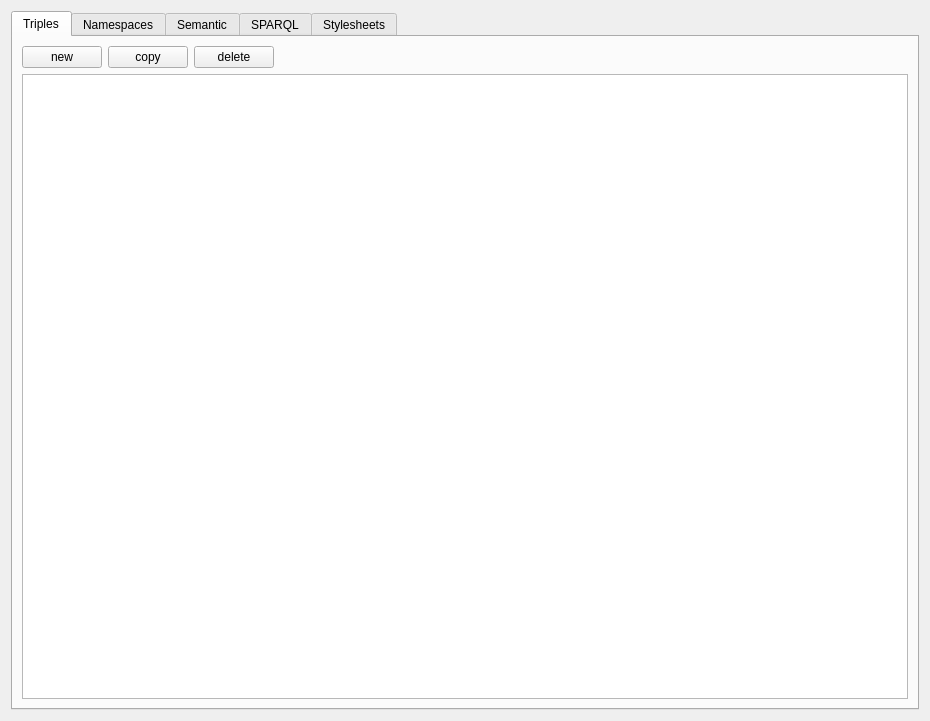
<?xml version="1.0" encoding="UTF-8"?>
<ui version="4.0">
 <class>KoDocumentRdfEditWidget</class>
 <widget class="QWidget" name="KoDocumentRdfEditWidget">
  <property name="geometry">
   <rect>
    <x>0</x>
    <y>0</y>
    <width>930</width>
    <height>721</height>
   </rect>
  </property>
  <property name="windowTitle">
   <string>Form</string>
  </property>
  <layout class="QGridLayout" name="gridLayout">
   <item row="0" column="0">
    <widget class="QTabWidget" name="tabWidget">
     <property name="currentIndex">
      <number>0</number>
     </property>
     <widget class="QWidget" name="tab">
      <attribute name="title">
       <string>Triples</string>
      </attribute>
      <layout class="QGridLayout" name="gridLayout_2">
       <item row="2" column="0">
        <widget class="QTableView" name="m_tripleView">
         <property name="sortingEnabled">
          <bool>true</bool>
         </property>
         <attribute name="verticalHeaderVisible">
          <bool>false</bool>
         </attribute>
        </widget>
       </item>
       <item row="0" column="0">
        <layout class="QHBoxLayout" name="horizontalLayout">
         <item>
          <widget class="QPushButton" name="newTripleButton">
           <property name="text">
            <string>new</string>
           </property>
          </widget>
         </item>
         <item>
          <widget class="QPushButton" name="copyTripleButton">
           <property name="text">
            <string>copy</string>
           </property>
          </widget>
         </item>
         <item>
          <widget class="QPushButton" name="deleteTripleButton">
           <property name="text">
            <string>delete</string>
           </property>
          </widget>
         </item>
         <item>
          <spacer name="horizontalSpacer">
           <property name="orientation">
            <enum>Qt::Horizontal</enum>
           </property>
           <property name="sizeHint" stdset="0">
            <size>
             <width>40</width>
             <height>20</height>
            </size>
           </property>
          </spacer>
         </item>
        </layout>
       </item>
      </layout>
     </widget>
     <widget class="QWidget" name="tab_2">
      <attribute name="title">
       <string>Namespaces</string>
      </attribute>
      <layout class="QGridLayout" name="gridLayout_3">
       <item row="0" column="0">
        <layout class="QHBoxLayout" name="horizontalLayout_2">
         <item>
          <widget class="QPushButton" name="newNamespaceButton">
           <property name="text">
            <string>new</string>
           </property>
          </widget>
         </item>
         <item>
          <widget class="QPushButton" name="deleteNamespaceButton">
           <property name="text">
            <string>delete</string>
           </property>
          </widget>
         </item>
         <item>
          <spacer name="horizontalSpacer_2">
           <property name="orientation">
            <enum>Qt::Horizontal</enum>
           </property>
           <property name="sizeHint" stdset="0">
            <size>
             <width>40</width>
             <height>20</height>
            </size>
           </property>
          </spacer>
         </item>
        </layout>
       </item>
       <item row="1" column="0">
        <widget class="QTreeWidget" name="m_namespaceView">
         <property name="uniformRowHeights">
          <bool>true</bool>
         </property>
         <property name="sortingEnabled">
          <bool>true</bool>
         </property>
         <property name="expandsOnDoubleClick">
          <bool>false</bool>
         </property>
         <column>
          <property name="text">
           <string>Prefix</string>
          </property>
         </column>
         <column>
          <property name="text">
           <string>Namespace</string>
          </property>
         </column>
        </widget>
       </item>
      </layout>
     </widget>
     <widget class="QWidget" name="tab_3">
      <attribute name="title">
       <string>Semantic</string>
      </attribute>
      <layout class="QGridLayout" name="gridLayout_4">
       <item row="0" column="0">
        <widget class="QTreeWidget" name="m_semanticView">
         <attribute name="headerVisible">
          <bool>false</bool>
         </attribute>
         <column>
          <property name="text">
           <string notr="true">1</string>
          </property>
         </column>
        </widget>
       </item>
      </layout>
     </widget>
     <widget class="QWidget" name="tab_4">
      <attribute name="title">
       <string>SPARQL</string>
      </attribute>
      <layout class="QGridLayout" name="gridLayout_5">
       <item row="4" column="0">
        <widget class="QTextEdit" name="m_sparqlQuery">
         <property name="documentTitle">
          <string/>
         </property>
         <property name="html">
          <string>&lt;!DOCTYPE HTML PUBLIC &quot;-//W3C//DTD HTML 4.0//EN&quot; &quot;http://www.w3.org/TR/REC-html40/strict.dtd&quot;&gt;
&lt;html&gt;&lt;head&gt;&lt;meta name=&quot;qrichtext&quot; content=&quot;1&quot; /&gt;&lt;style type=&quot;text/css&quot;&gt;
p, li { white-space: pre-wrap; }
&lt;/style&gt;&lt;/head&gt;&lt;body style=&quot; font-family:'Verdana'; font-size:13pt; font-weight:400; font-style:normal;&quot;&gt;
&lt;p style=&quot; margin-top:0px; margin-bottom:0px; margin-left:0px; margin-right:0px; -qt-block-indent:0; text-indent:0px;&quot;&gt;# Insert your SPARQL query here&lt;br /&gt;# Results are shown below.&lt;/p&gt;
&lt;p style=&quot;-qt-paragraph-type:empty; margin-top:0px; margin-bottom:0px; margin-left:0px; margin-right:0px; -qt-block-indent:0; text-indent:0px;&quot;&gt;&lt;/p&gt;
&lt;p style=&quot; margin-top:0px; margin-bottom:0px; margin-left:0px; margin-right:0px; -qt-block-indent:0; text-indent:0px;&quot;&gt;prefix rdf:  &amp;lt;http://www.w3.org/1999/02/22-rdf-syntax-ns#&amp;gt; &lt;/p&gt;
&lt;p style=&quot; margin-top:0px; margin-bottom:0px; margin-left:0px; margin-right:0px; -qt-block-indent:0; text-indent:0px;&quot;&gt;prefix foaf: &amp;lt;http://xmlns.com/foaf/0.1/&amp;gt; &lt;/p&gt;
&lt;p style=&quot; margin-top:0px; margin-bottom:0px; margin-left:0px; margin-right:0px; -qt-block-indent:0; text-indent:0px;&quot;&gt;prefix pkg:  &amp;lt;http://docs.oasis-open.org/opendocument/meta/package/common#&amp;gt; &lt;/p&gt;
&lt;p style=&quot; margin-top:0px; margin-bottom:0px; margin-left:0px; margin-right:0px; -qt-block-indent:0; text-indent:0px;&quot;&gt;prefix geo84: &amp;lt;http://www.w3.org/2003/01/geo/wgs84_pos#&amp;gt;&lt;/p&gt;
&lt;p style=&quot;-qt-paragraph-type:empty; margin-top:0px; margin-bottom:0px; margin-left:0px; margin-right:0px; -qt-block-indent:0; text-indent:0px;&quot;&gt;&lt;/p&gt;
&lt;p style=&quot; margin-top:0px; margin-bottom:0px; margin-left:0px; margin-right:0px; -qt-block-indent:0; text-indent:0px;&quot;&gt;select ?s ?p ?o &lt;/p&gt;
&lt;p style=&quot; margin-top:0px; margin-bottom:0px; margin-left:0px; margin-right:0px; -qt-block-indent:0; text-indent:0px;&quot;&gt;where { &lt;/p&gt;
&lt;p style=&quot; margin-top:0px; margin-bottom:0px; margin-left:0px; margin-right:0px; -qt-block-indent:0; text-indent:0px;&quot;&gt; ?s ?p ?o &lt;/p&gt;
&lt;p style=&quot; margin-top:0px; margin-bottom:0px; margin-left:0px; margin-right:0px; -qt-block-indent:0; text-indent:0px;&quot;&gt;}&lt;/p&gt;
&lt;p style=&quot;-qt-paragraph-type:empty; margin-top:0px; margin-bottom:0px; margin-left:0px; margin-right:0px; -qt-block-indent:0; text-indent:0px;&quot;&gt;&lt;/p&gt;
&lt;p style=&quot;-qt-paragraph-type:empty; margin-top:0px; margin-bottom:0px; margin-left:0px; margin-right:0px; -qt-block-indent:0; text-indent:0px;&quot;&gt;&lt;/p&gt;
&lt;p style=&quot;-qt-paragraph-type:empty; margin-top:0px; margin-bottom:0px; margin-left:0px; margin-right:0px; -qt-block-indent:0; text-indent:0px;&quot;&gt;&lt;/p&gt;&lt;/body&gt;&lt;/html&gt;</string>
         </property>
        </widget>
       </item>
       <item row="0" column="0">
        <layout class="QHBoxLayout" name="horizontalLayout_3">
         <item>
          <widget class="QPushButton" name="m_sparqlExecute">
           <property name="text">
            <string>Execute</string>
           </property>
          </widget>
         </item>
         <item>
          <spacer name="horizontalSpacer_3">
           <property name="orientation">
            <enum>Qt::Horizontal</enum>
           </property>
           <property name="sizeHint" stdset="0">
            <size>
             <width>40</width>
             <height>20</height>
            </size>
           </property>
          </spacer>
         </item>
        </layout>
       </item>
       <item row="5" column="0">
        <widget class="QTableWidget" name="m_sparqlResultView">
         <property name="sortingEnabled">
          <bool>true</bool>
         </property>
        </widget>
       </item>
      </layout>
     </widget>
     <widget class="QWidget" name="tab_5">
      <attribute name="title">
       <string>Stylesheets</string>
      </attribute>
      <layout class="QGridLayout" name="gridLayout_6">
       <item row="1" column="0">
        <widget class="QLabel" name="label">
         <property name="text">
          <string>Contacts</string>
         </property>
         <property name="alignment">
          <set>Qt::AlignRight|Qt::AlignTrailing|Qt::AlignVCenter</set>
         </property>
        </widget>
       </item>
       <item row="1" column="1">
        <widget class="QComboBox" name="m_defaultContactsSheet"/>
       </item>
       <item row="3" column="0">
        <widget class="QLabel" name="label_2">
         <property name="text">
          <string>Events</string>
         </property>
         <property name="alignment">
          <set>Qt::AlignRight|Qt::AlignTrailing|Qt::AlignVCenter</set>
         </property>
        </widget>
       </item>
       <item row="3" column="1">
        <widget class="QComboBox" name="m_defaultEventsSheet"/>
       </item>
       <item row="4" column="1">
        <widget class="QComboBox" name="m_defaultLocationsSheet"/>
       </item>
       <item row="4" column="0">
        <widget class="QLabel" name="label_3">
         <property name="text">
          <string>Locations</string>
         </property>
         <property name="alignment">
          <set>Qt::AlignRight|Qt::AlignTrailing|Qt::AlignVCenter</set>
         </property>
        </widget>
       </item>
       <item row="6" column="1">
        <spacer name="verticalSpacer">
         <property name="orientation">
          <enum>Qt::Vertical</enum>
         </property>
         <property name="sizeHint" stdset="0">
          <size>
           <width>20</width>
           <height>40</height>
          </size>
         </property>
        </spacer>
       </item>
       <item row="0" column="0" colspan="3">
        <widget class="QLabel" name="label_4">
         <property name="text">
          <string>Set the default stylesheet for Semantic objects in this document. New RDF objects will use this stylesheet automatically. The buttons allow you to set the stylesheet for all existing semantic objects to the new default stylesheet as well.</string>
         </property>
         <property name="wordWrap">
          <bool>true</bool>
         </property>
        </widget>
       </item>
       <item row="1" column="2">
        <widget class="QPushButton" name="m_defaultContactsSheetButton">
         <property name="text">
          <string>Set For All Existing</string>
         </property>
        </widget>
       </item>
       <item row="3" column="2">
        <widget class="QPushButton" name="m_defaultEventsSheetButton">
         <property name="text">
          <string>Set For All Existing</string>
         </property>
        </widget>
       </item>
       <item row="4" column="2">
        <widget class="QPushButton" name="m_defaultLocationsSheetButton">
         <property name="text">
          <string>Set For All Existing</string>
         </property>
        </widget>
       </item>
       <item row="5" column="2">
        <widget class="QPushButton" name="m_setAllStylesheetsButton">
         <property name="text">
          <string>Set For All Existing</string>
         </property>
        </widget>
       </item>
      </layout>
     </widget>
    </widget>
   </item>
  </layout>
 </widget>
 <resources/>
 <connections/>
</ui>
